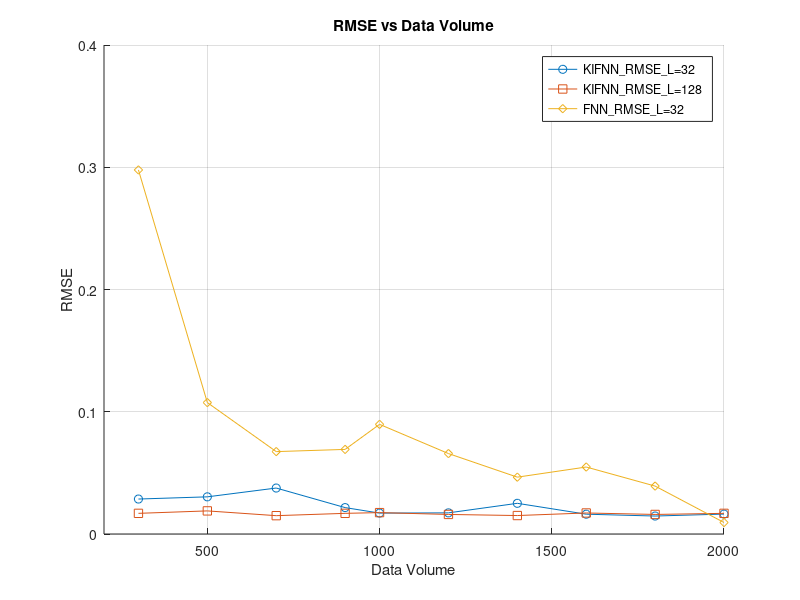

Reproduce this figure in MATLAB.
% 定义样本数量和相应的RMSE值
N = [300, 500, 700, 900, 1000, 1200, 1400, 1600, 1800, 2000];
KIFNN_RMSE_L32 = [2.86, 3.04, 3.76, 2.16, 1.71, 1.73, 2.51, 1.62, 1.47, 1.63];
KIFNN_RMSE_L128 = [1.69, 1.89, 1.50, 1.69, 1.75, 1.60, 1.51, 1.72, 1.60, 1.69];
FNN_RMSE_L32 = [29.78, 10.75, 6.74, 6.92, 8.97, 6.58, 4.65, 5.48, 3.92, 0.94];

% 将百分比转化为小数
KIFNN_RMSE_L32 = KIFNN_RMSE_L32 / 100;
KIFNN_RMSE_L128 = KIFNN_RMSE_L128 / 100;
FNN_RMSE_L32 = FNN_RMSE_L32 / 100;

% 绘制图表
figure;
hold on;
plot(N, KIFNN_RMSE_L32, '-o', 'DisplayName', 'KIFNN\_RMSE\_L=32');
plot(N, KIFNN_RMSE_L128, '-s', 'DisplayName', 'KIFNN\_RMSE\_L=128');
plot(N, FNN_RMSE_L32, '-d', 'DisplayName', 'FNN\_RMSE\_L=32');

% 设置图表属性
xlabel('Data Volume');
ylabel('RMSE');
title('RMSE vs Data Volume');
xlim([200 2000]);
ylim([0 0.4]);
legend;
grid on;

% 显示图表
hold off;